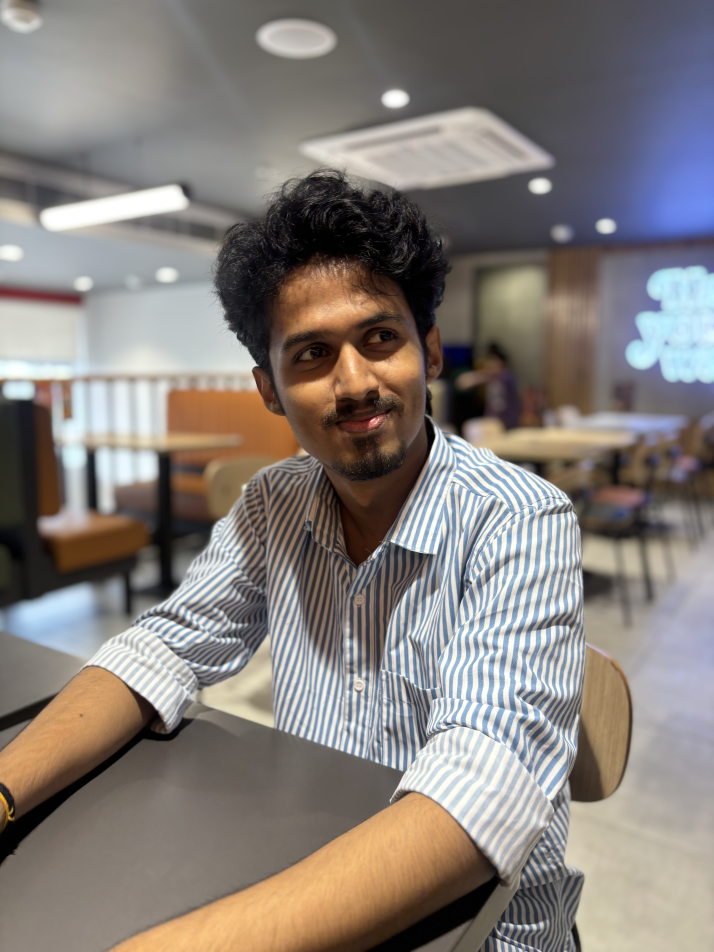
#> input picture IMG_4603.jpg, 4284 x 5712 px (shown at 1/6 size)
$ python make_ascii_svg.py ../IMG_4603.jpg out.png
#> lines starting #> are read from the running program, lines starting #| are printed output that depends on the picture
"""
make_ascii_svg.py — Convert a prepped grayscale image into an animated,
monochrome ASCII-art SVG that "types" itself row by row.

The SVG uses SMIL animations (clip-rect wipe per row) so it plays
natively on GitHub without JavaScript.

Usage:
    python scripts/make_ascii_svg.py [source-prepped.png] [output.svg]
"""

import sys
from pathlib import Path

import numpy as np
from PIL import Image

# Density ramp: bright (sparse) -> dark (dense)
RAMP = " .`:-=+*cs#%@"

# Grid dimensions (characters)
COLS = 100
ROWS = 53

# SVG styling
FONT_SIZE = 10
CHAR_W = 6.0  # monospace char width in px
CHAR_H = 10.0  # line height in px
FG_COLOR = "#c9d1d9"  # light gray on dark bg
BG_COLOR = "#0d1117"  # GitHub dark theme

# Animation timing
ROW_DURATION = 0.06  # seconds per row wipe
CURSOR_WIDTH = 3  # chars wide "cursor block"


def image_to_ascii(img_path: str) -> list[str]:
    """Convert grayscale image to a grid of ASCII characters."""
#> called with img_path = '../IMG_4603.jpg'
    img = Image.open(img_path).convert("L")
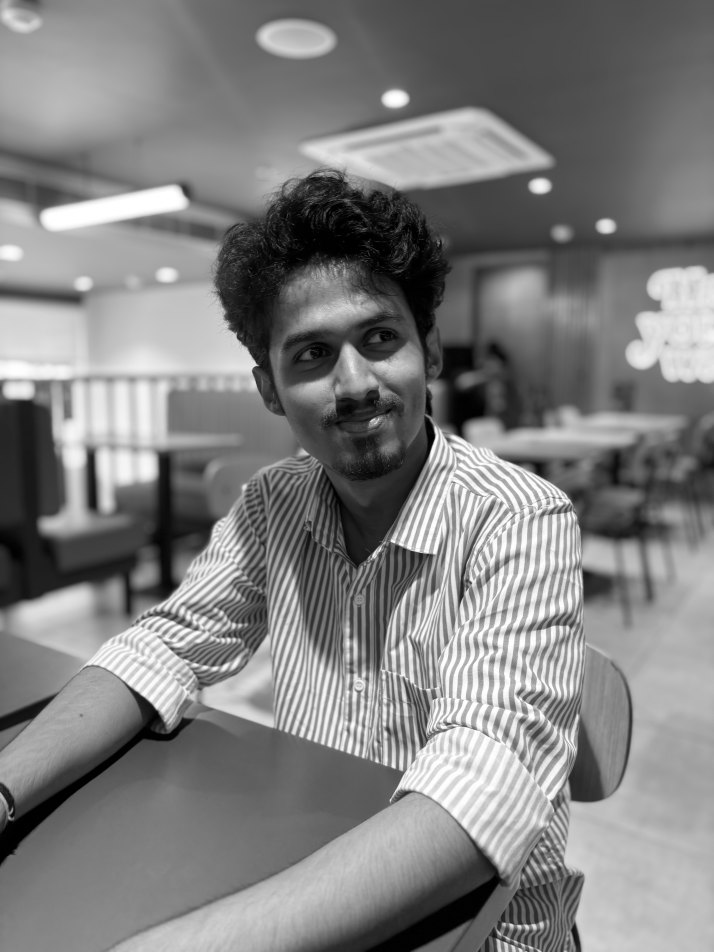
#> img: PIL image 4284x5712 L (shown at 1/6 size); min 0, max 255, mean 128.3
    img = img.resize((COLS, ROWS), Image.LANCZOS)
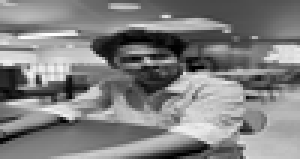
#> img: PIL image 100x53 L (shown 3 times larger); min 0, max 255, mean 128.4
    pixels = np.array(img)

    lines = []
    for row in pixels:
        line = ""
        for val in row:
            # Map 0-255 to ramp index (bright=space, dark=dense)
            idx = int(val / 255 * (len(RAMP) - 1))
            # Invert: bright pixels -> sparse chars
            line += RAMP[len(RAMP) - 1 - idx]
        lines.append(line)
#> this loop made 53 passes
#> after the loop, lines = 53 items
    return lines


def build_svg(lines: list[str], output_path: str) -> None:
    """Build an SVG with row-by-row typing animation."""
    width = COLS * CHAR_W + 20
    height = ROWS * CHAR_H + 20

    total_anim_time = ROWS * ROW_DURATION + 1.0  # +1s pause before freeze

    svg_parts = []
    svg_parts.append(
        f'<svg xmlns="http://www.w3.org/2000/svg" '
        f'viewBox="0 0 {width} {height}" '
        f'width="{width}" height="{height}">\n'
    )

    # Background
    svg_parts.append(
        f'  <rect width="{width}" height="{height}" fill="{BG_COLOR}" />\n'
    )

    # Style
    svg_parts.append(
        f"  <style>\n"
        f"    text {{\n"
        f"      font-family: 'Courier New', monospace;\n"
        f"      font-size: {FONT_SIZE}px;\n"
        f"      fill: {FG_COLOR};\n"
        f"      white-space: pre;\n"
        f"    }}\n"
        f"  </style>\n"
    )

    # Each row is a <text> inside a <g> with a clip-path that wipes left-to-right
    for i, line in enumerate(lines):
        y = 14 + i * CHAR_H
        delay = i * ROW_DURATION
        clip_id = f"clip-r{i}"

        # Clip rectangle that animates from width=0 to full width
        svg_parts.append(f'  <clipPath id="{clip_id}">\n')
        svg_parts.append(
            f'    <rect x="10" y="{y - CHAR_H + 2}" width="0" height="{CHAR_H + 2}">\n'
        )
        svg_parts.append(
            f'      <animate attributeName="width" '
            f'from="0" to="{COLS * CHAR_W}" '
            f'begin="{delay:.2f}s" dur="{ROW_DURATION * 8:.2f}s" '
            f'fill="freeze" />\n'
        )
        svg_parts.append(f"    </rect>\n")
        svg_parts.append(f"  </clipPath>\n")

        # Escape XML special chars
        escaped = (
            line.replace("&", "&amp;")
            .replace("<", "&lt;")
            .replace(">", "&gt;")
            .replace('"', "&quot;")
        )

        svg_parts.append(f'  <text x="10" y="{y}" clip-path="url(#{clip_id})">')
        svg_parts.append(escaped)
        svg_parts.append("</text>\n")

    # Cursor block that rides down row by row
    cursor_h = CHAR_H
    cursor_w = CURSOR_WIDTH * CHAR_W
    svg_parts.append(
        f'  <rect x="10" y="4" width="{cursor_w}" height="{cursor_h}" '
        f'fill="{FG_COLOR}" opacity="0.7">\n'
    )
    # Animate X position across each row
    svg_parts.append(
        f'    <animate attributeName="x" '
        f'values="{";".join(["10"] + [str(10 + COLS * CHAR_W)] * ROWS)}" '
        f'keyTimes="{";".join([f"{i / ROWS:.4f}" for i in range(ROWS + 1)])}" '
        f'dur="{ROWS * ROW_DURATION:.2f}s" fill="freeze" />\n'
    )
    # Animate Y position down rows
    y_values = [str(4 + i * CHAR_H) for i in range(ROWS)] + [
        str(4 + (ROWS - 1) * CHAR_H)
    ]
    svg_parts.append(
        f'    <animate attributeName="y" '
        f'values="{";".join(y_values)}" '
        f'keyTimes="{";".join([f"{i / ROWS:.4f}" for i in range(ROWS + 1)])}" '
        f'dur="{ROWS * ROW_DURATION:.2f}s" fill="freeze" />\n'
    )
    # Fade out cursor at the end
    svg_parts.append(
        f'    <animate attributeName="opacity" '
        f'from="0.7" to="0" '
        f'begin="{ROWS * ROW_DURATION:.2f}s" dur="0.3s" fill="freeze" />\n'
    )
    svg_parts.append(f"  </rect>\n")

    svg_parts.append("</svg>\n")

    Path(output_path).write_text("".join(svg_parts), encoding="utf-8")
    print(f"[make_ascii_svg] Written {output_path} ({COLS}x{ROWS} chars)")


if __name__ == "__main__":
    input_file = sys.argv[1] if len(sys.argv) > 1 else "source-prepped.png"
    output_file = sys.argv[2] if len(sys.argv) > 2 else "mukund-ascii.svg"

    if not Path(input_file).exists():
        print(f"Error: '{input_file}' not found. Run prep_photo.py first.")
        sys.exit(1)

    lines = image_to_ascii(input_file)
#> lines = 53 items
    build_svg(lines, output_file)
#> the loop in build_svg, `for i, line in enumerate(lines):` made 53 passes
#> (y, delay, clip_id) on passes 1 to 12: (14, 0, 'clip-r0'), (24, 0.06, 'clip-r1'), (34, 0.12, 'clip-r2'), (44, 0.18, 'clip-r3'), (54, 0.24, 'clip-r4'), (64, 0.3, 'clip-r5'), (74, 0.36, 'clip-r6'), (84, 0.42, 'clip-r7'), (94, 0.48, 'clip-r8'), (104, 0.54, 'clip-r9'), (114, 0.6, 'clip-r10'), (124, 0.66, 'clip-r11')
#> after the loop in build_svg, `for i, line in enumerate(lines):`: svg_parts = 427 items
#> in build_svg, `y_values = [str(4 + i * CHAR_H) for i in range(ROWS)] + [ str(4 + (ROW..`: y_values = 54 items, first 6: '4.0', '14.0', '24.0', '34.0', '44.0', '54.0'
